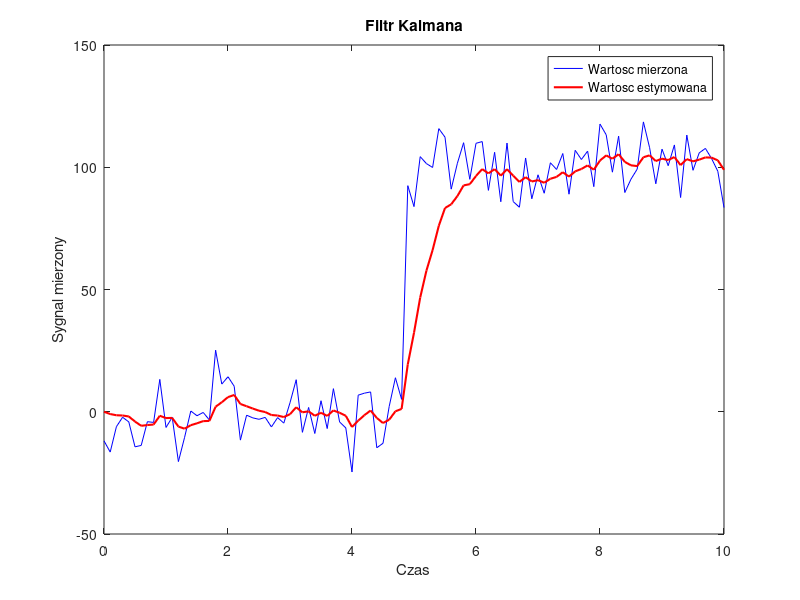

The MATLAB source for this figure:
%% Clear
clear all;
close all;

%% Kalman Filter
% Parametry symulacji
dt = 0.1;
t_end = 10;
t = 0:dt:t_end;
 
% Odchylenie standardowe pomiaru
std_dev = 10;
 
% Model stanowy
A = 1;
C = 1;
 
% Macierze kowariancji szumow
V = 5*std_dev*dt;
W = std_dev*std_dev;
 
% Wartosci poczatkowe
x0 = 0;
P0 = 1;
xpri = x0;
Ppri = P0;
xpost = x0;
Ppost = P0;
 
% Wektory wynikow
Y = zeros(1, size(t,2));
Yf = Y;
Yf(1) = x0;
 
for i = 1:size(t,2)
    
    if i < 50
        Y(i) = std_dev*randn(1);
    else
        Y(i) = std_dev*randn(1) + 100;
    end
 
    if i > 1
        % aktualizacja czasu
        xpri = A*xpost;
        Ppri = A*Ppost*A' + V;
        
        % aktualizacja pomiarow
        eps = Y(i) - C*xpri;
        S = C*Ppri*C' + W;
        K = Ppri*C'*S^(-1);
        xpost = xpri + K*eps;
        Ppost = Ppri - K*S*K';
        
        Yf(i) = xpost;
    end
end
 
plot(t, Y, 'b', t, Yf, 'r', 'LineWidth', 1.5)
title('Filtr Kalmana')
xlabel('Czas')
ylabel('Sygnal mierzony')
legend('Wartosc mierzona', 'Wartosc estymowana')